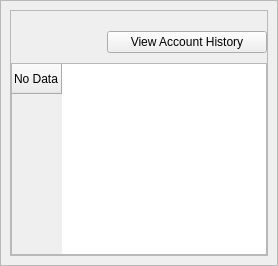
               <widget class="QWidget" name="page_4">
                <layout class="QVBoxLayout" name="verticalLayout_15">
                 <property name="spacing">
                  <number>0</number>
                 </property>
                 <property name="leftMargin">
                  <number>0</number>
                 </property>
                 <property name="topMargin">
                  <number>0</number>
                 </property>
                 <property name="rightMargin">
                  <number>0</number>
                 </property>
                 <property name="bottomMargin">
                  <number>0</number>
                 </property>
                 <item>
                  <widget class="QFrame" name="frame_16">
                   <property name="frameShape">
                    <enum>QFrame::StyledPanel</enum>
                   </property>
                   <property name="frameShadow">
                    <enum>QFrame::Raised</enum>
                   </property>
                   <layout class="QVBoxLayout" name="verticalLayout_16">
                    <item>
                     <widget class="QFrame" name="frame_21">
                      <property name="frameShape">
                       <enum>QFrame::StyledPanel</enum>
                      </property>
                      <property name="frameShadow">
                       <enum>QFrame::Raised</enum>
                      </property>
                      <layout class="QVBoxLayout" name="verticalLayout_21">
                       <property name="spacing">
                        <number>10</number>
                       </property>
                       <property name="leftMargin">
                        <number>0</number>
                       </property>
                       <property name="topMargin">
                        <number>20</number>
                       </property>
                       <property name="rightMargin">
                        <number>0</number>
                       </property>
                       <property name="bottomMargin">
                        <number>0</number>
                       </property>
                       <item alignment="Qt::AlignRight">
                        <widget class="QPushButton" name="btnViewAccountHistory">
                         <property name="minimumSize">
                          <size>
                           <width>160</width>
                           <height>0</height>
                          </size>
                         </property>
                         <property name="cursor">
                          <cursorShape>PointingHandCursor</cursorShape>
                         </property>
                         <property name="text">
                          <string>View Account History</string>
                         </property>
                        </widget>
                       </item>
                       <item>
                        <widget class="QTableWidget" name="trainingDataTable">
                         <property name="editTriggers">
                          <set>QAbstractItemView::NoEditTriggers</set>
                         </property>
                         <property name="alternatingRowColors">
                          <bool>true</bool>
                         </property>
                         <property name="gridStyle">
                          <enum>Qt::SolidLine</enum>
                         </property>
                         <property name="sortingEnabled">
                          <bool>false</bool>
                         </property>
                         <property name="cornerButtonEnabled">
                          <bool>true</bool>
                         </property>
                         <attribute name="horizontalHeaderMinimumSectionSize">
                          <number>60</number>
                         </attribute>
                         <attribute name="horizontalHeaderShowSortIndicator" stdset="0">
                          <bool>true</bool>
                         </attribute>
                         <attribute name="verticalHeaderShowSortIndicator" stdset="0">
                          <bool>true</bool>
                         </attribute>
                         <row>
                          <property name="text">
                           <string>No Data</string>
                          </property>
                         </row>
                        </widget>
                       </item>
                      </layout>
                     </widget>
                    </item>
                   </layout>
                  </widget>
                 </item>
                </layout>
               </widget>
